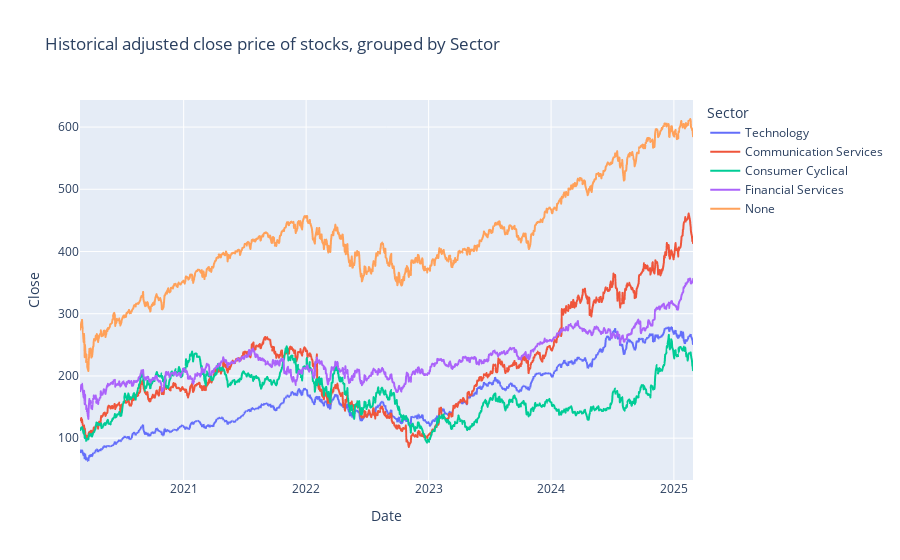

Source (notebook cell):
### Code cell
fig = px.line(grouped_data, x='Date', y='Close', color=group, 
              title = f'Historical adjusted close price of stocks, grouped by {group}',
              labels = {
                  'date' : 'Date',
                  'close' : 'Closing price (adjusted)'
                })
fig

### Figure 1 — Plotly figure (JSON) as saved in the notebook; plotly's stock layout.template omitted (floating-point values rounded to 4 significant figures; data arrays with more than 128 entries replaced by an {"elided": "..."} marker saying what was removed)
{"data": [{"hovertemplate": "Sector=Technology<br>Date=%{x}<br>Close=%{y}<extra></extra>", "legendgroup": "Technology", "line": {"color": "#636efa", "dash": "solid"}, "marker": {"symbol": "circle"}, "mode": "lines", "name": "Technology", "showlegend": true, "type": "scattergl", "x": {"elided": "1258 str values"}, "xaxis": "x", "y": {"elided": "1258 float values"}, "yaxis": "y"}, {"hovertemplate": "Sector=Communication Services<br>Date=%{x}<br>Close=%{y}<extra></extra>", "legendgroup": "Communication Services", "line": {"color": "#EF553B", "dash": "solid"}, "marker": {"symbol": "circle"}, "mode": "lines", "name": "Communication Services", "showlegend": true, "type": "scattergl", "x": {"elided": "1257 str values"}, "xaxis": "x", "y": {"elided": "1257 float values"}, "yaxis": "y"}, {"hovertemplate": "Sector=Consumer Cyclical<br>Date=%{x}<br>Close=%{y}<extra></extra>", "legendgroup": "Consumer Cyclical", "line": {"color": "#00cc96", "dash": "solid"}, "marker": {"symbol": "circle"}, "mode": "lines", "name": "Consumer Cyclical", "showlegend": true, "type": "scattergl", "x": {"elided": "1257 str values"}, "xaxis": "x", "y": {"elided": "1257 float values"}, "yaxis": "y"}, {"hovertemplate": "Sector=Financial Services<br>Date=%{x}<br>Close=%{y}<extra></extra>", "legendgroup": "Financial Services", "line": {"color": "#ab63fa", "dash": "solid"}, "marker": {"symbol": "circle"}, "mode": "lines", "name": "Financial Services", "showlegend": true, "type": "scattergl", "x": {"elided": "1257 str values"}, "xaxis": "x", "y": {"elided": "1257 float values"}, "yaxis": "y"}, {"hovertemplate": "Sector=None<br>Date=%{x}<br>Close=%{y}<extra></extra>", "legendgroup": "None", "line": {"color": "#FFA15A", "dash": "solid"}, "marker": {"symbol": "circle"}, "mode": "lines", "name": "None", "showlegend": true, "type": "scattergl", "x": {"elided": "1257 str values"}, "xaxis": "x", "y": {"elided": "1257 float values"}, "yaxis": "y"}], "layout": {"legend": {"title": {"text": "Sector"}, "tracegroupgap": 0}, "title": {"text": "Historical adjusted close price of stocks, grouped by Sector"}, "xaxis": {"anchor": "y", "domain": [0, 1], "title": {"text": "Date"}}, "yaxis": {"anchor": "x", "domain": [0, 1], "title": {"text": "Close"}}}}
